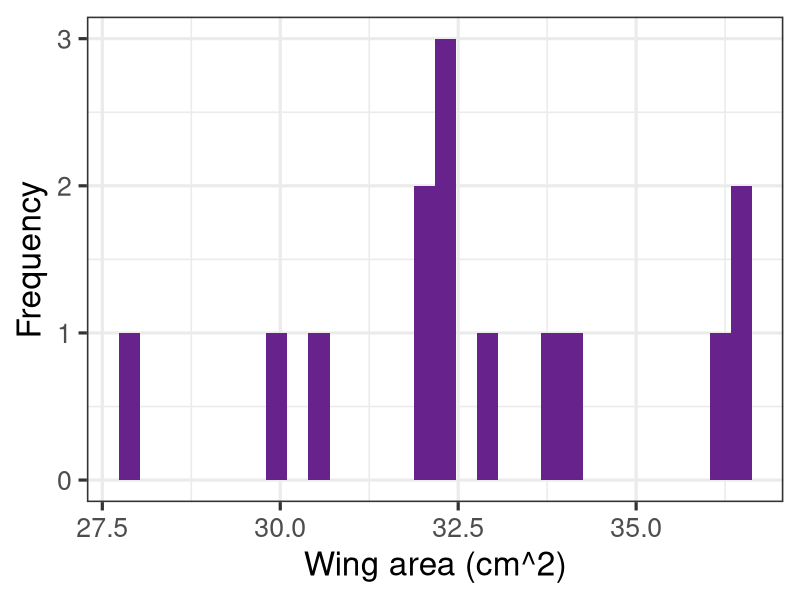
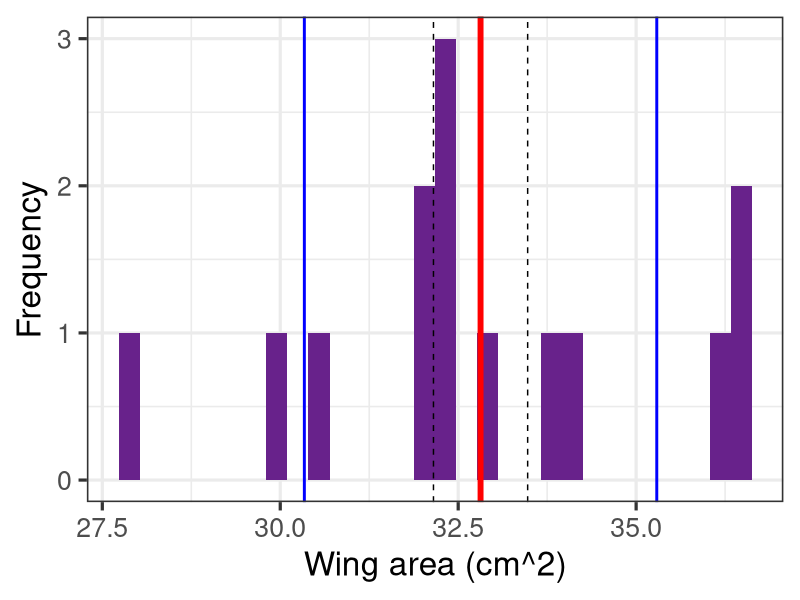
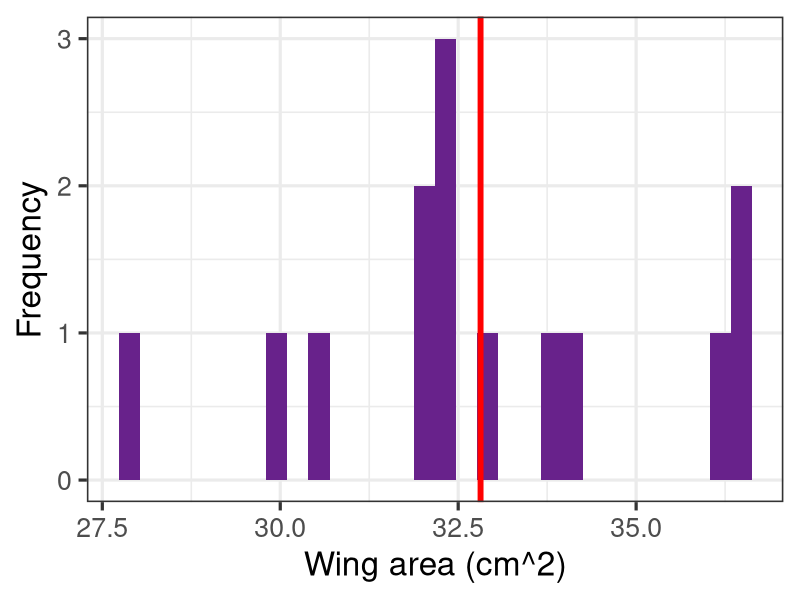
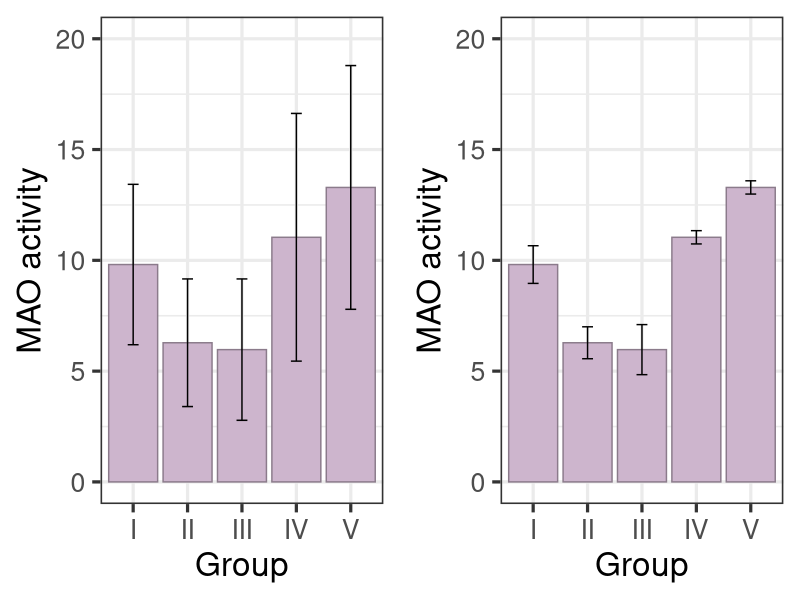
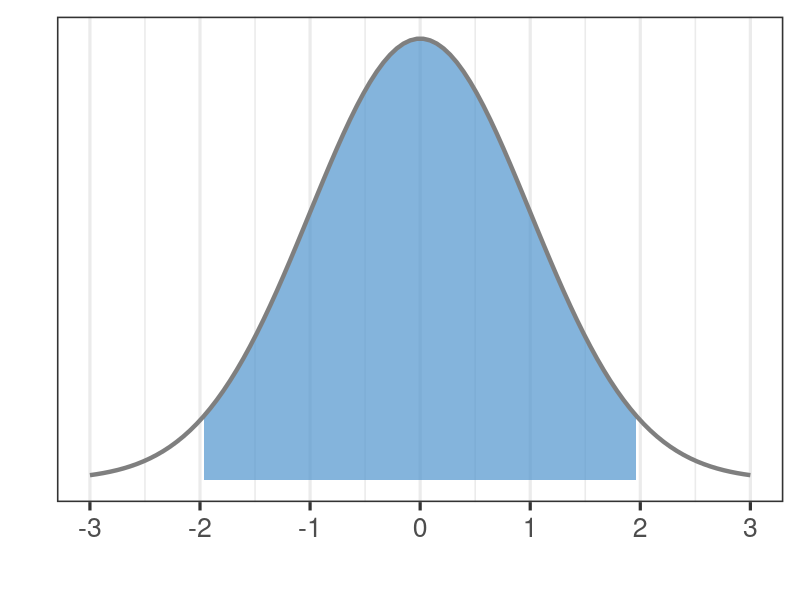
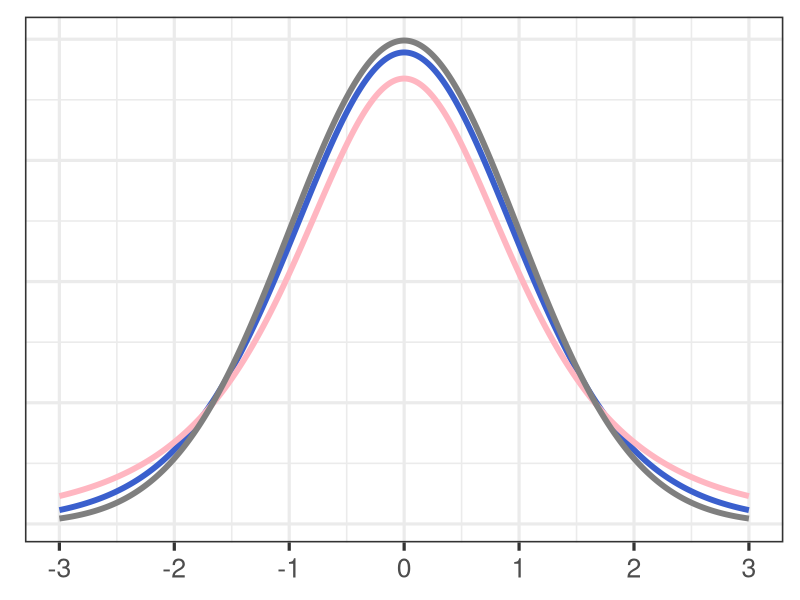
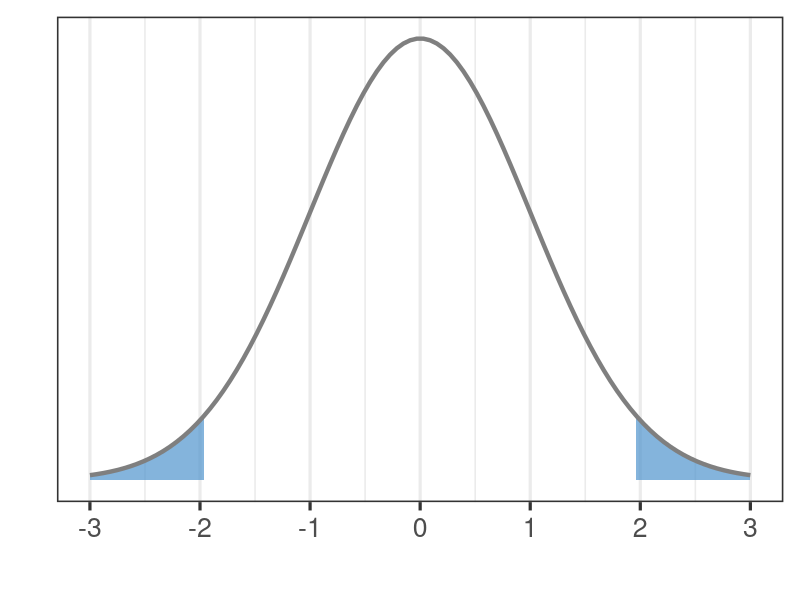
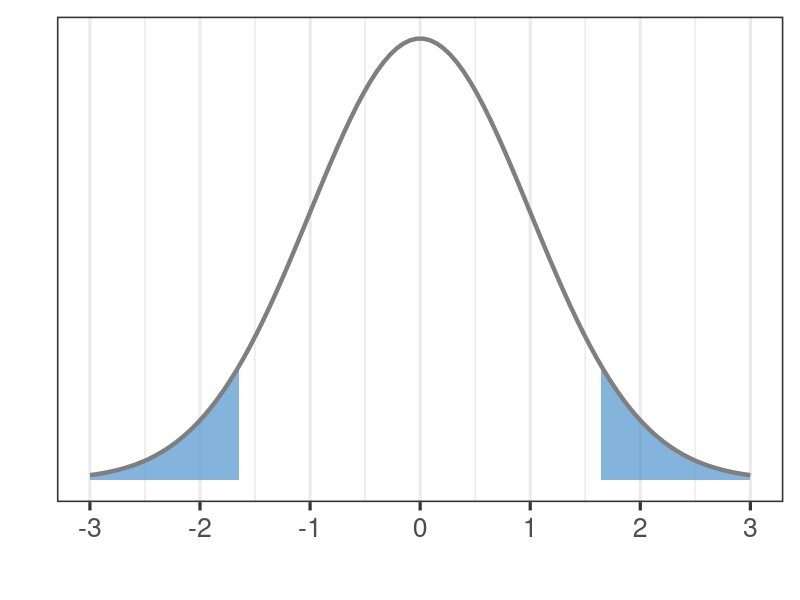

Write R code to recreate these figures, in order.
# lecture06 script
library(tidyverse)

# set working directory
setwd(dirname(rstudioapi::getActiveDocumentContext()$path))

# butterfly area example
butterfly <- c(33.9, 33, 30.6, 36.6, 36.5, 34, 36.1, 32, 28, 32, 32.2, 32.2, 32.3, 30)

# plot distribution
data.frame(butterfly) %>%
    ggplot2::ggplot(.) +
    ggplot2::aes(x = butterfly) +
    ggplot2::geom_histogram(fill = "darkorchid4") +
    ggplot2::theme_bw(24) +
    ggplot2::labs(x = "Wing area (cm^2)", y = "Frequency")
ggsave("butterfly_distribution.png", height = 5, width = 7)

# plot distribution with SE and SD
sample_mean <- mean(butterfly)
sample_s <- sd(butterfly)
se <- sd(butterfly)/sqrt(14)

data.frame(butterfly) %>%
    ggplot2::ggplot(.) +
    ggplot2::aes(x = butterfly) +
    ggplot2::geom_histogram(fill = "darkorchid4") +
    ggplot2::theme_bw(24) +
    ggplot2::labs(x = "Wing area (cm^2)", y = "Frequency") +
    ggplot2::geom_vline(xintercept = sample_mean, color = "red", size = 2) +
    ggplot2::geom_vline(xintercept = c(sample_mean + sample_s, sample_mean - sample_s), color = "blue", size = 1) +
    ggplot2::geom_vline(xintercept = c(sample_mean + se, sample_mean -se), color = "black", linetype = 2)
ggsave("butterfly_distribution2.png", height = 5, width = 7)

# just mean
data.frame(butterfly) %>%
    ggplot2::ggplot(.) +
    ggplot2::aes(x = butterfly) +
    ggplot2::geom_histogram(fill = "darkorchid4") +
    ggplot2::theme_bw(24) +
    ggplot2::labs(x = "Wing area (cm^2)", y = "Frequency") +
    ggplot2::geom_vline(xintercept = sample_mean, color = "red", size = 2)
ggsave("butterfly_distribution3.png", height = 5, width = 7)

# plot bar graph showing mean +/- SE and +/- SD
mao <- data.frame(group = c("I", "II", "III", "IV", "V"),
                  n = c(18, 16, 8, 348, 332),
                  mean = c(9.81, 6.28, 5.97, 11.04, 13.29),
                  SE = c(0.85, 0.72, 1.13, 0.30, 0.30),
                  SD = c(3.62, 2.88, 3.19, 5.59, 5.50))

# plot sd
p1 <- mao %>%
    ggplot2::ggplot(.) +
    ggplot2::aes(x = group, y = mean) +
    ggplot2::geom_bar(stat = "identity", fill = "thistle3", color = "thistle4") +
    ggplot2::theme_bw(24) +
    ggplot2::labs(x = "Group", y = "MAO activity") +
    ggplot2::geom_errorbar(aes(ymin = mean-SD, ymax = mean + SD), width = 0.2) +
    ggplot2::ylim(0,20)

# plot se
p2 <- mao %>%
    ggplot2::ggplot(.) +
    ggplot2::aes(x = group, y = mean) +
    ggplot2::geom_bar(stat = "identity", fill = "thistle3", color = "thistle4") +
    ggplot2::theme_bw(24) +
    ggplot2::labs(x = "Group", y = "MAO activity") +
    ggplot2::geom_errorbar(aes(ymin = mean-SE, ymax = mean + SE), width = 0.2) +
    ggplot2::ylim(0,20)

cowplot::plot_grid(p1, p2, nrow = 1)
ggsave("mao_sd_v_se.png", height = 5, width = 10)

# the confidence interval - mean +/- 2SE
data.frame(x = c(-3,3)) %>%
    ggplot2::ggplot(.) +
    ggplot2::aes(x) +
    ggplot2::stat_function(fun = dnorm,
                           n = 100,
                           geom = "area",
                           args = list(mean = 0, sd = 1),
                           xlim = c(-1.96, 1.96),
                           alpha = 0.7,
                           fill = "steelblue3", size = 1.5) +

    ggplot2::stat_function(fun = dnorm, 
                           n = 100, 
                           args = list(mean = 0, sd = 1),
                           color = "grey50", size = 1.5) + 
    ggplot2::labs(y = "", x = "") +
    ggplot2::scale_y_continuous(breaks = NULL) +
    ggplot2::scale_x_continuous(breaks = c(-3,-2,-1,0,1,2,3)) +
    ggplot2::theme_bw(24)
ggsave("95perc_dist.png", height = 4, width = 7)

# plotting student t distribution v. normal distribution
t.frame <- data.frame(rep = seq(-3,3,0.01),
                     df3 = dt(seq(-3,3,0.01),3),
                     df10 = dt(seq(-3,3,0.01),10),
                     std_normal = dnorm(seq(-3,3,0.01))) %>%
    tidyr::pivot_longer(cols = df3:std_normal, names_to = "variable", values_to = "values")

t.frame %>%
    ggplot2::ggplot(.) +
    ggplot2::aes(x = rep, y = values, color = variable) +
    ggplot2::geom_line(size = 2) +
    ggplot2::labs(y = "", x = "") +
    ggplot2::theme_bw(24) +
    ggplot2::theme(axis.title = element_blank(),
                   axis.text.y = element_blank(),
                   axis.ticks.y = element_blank(),
                   legend.position = "none") +    
    ggplot2::scale_color_manual(values = c("std_normal" = "grey50",
                                           "df3" = "lightpink",
                                           "df10" = "royalblue3"))+
    ggplot2::scale_x_continuous(breaks = c(-3,-2,-1,0,1,2,3))
ggsave("student_t_distribution.png", height = 4, width = 7)


# t 0.025
data.frame(x = c(-3,3)) %>%
    ggplot2::ggplot(.) +
    ggplot2::aes(x) +
    ggplot2::stat_function(fun = dnorm,
                           n = 100,
                           geom = "area",
                           args = list(mean = 0, sd = 1),
                           xlim = c(-3, -1.96),
                           alpha = 0.7,
                           fill = "steelblue3", size = 1.5) +
    ggplot2::stat_function(fun = dnorm,
                           n = 100,
                           geom = "area",
                           args = list(mean = 0, sd = 1),
                           xlim = c(1.96, 3),
                           alpha = 0.7,
                           fill = "steelblue3", size = 1.5) +
    ggplot2::stat_function(fun = dnorm, 
                           n = 100, 
                           args = list(mean = 0, sd = 1),
                           color = "grey50", size = 1.5) + 
    ggplot2::labs(y = "", x = "") +
    ggplot2::scale_y_continuous(breaks = NULL) +
    ggplot2::scale_x_continuous(breaks = c(-3,-2,-1,0,1,2,3)) +
    ggplot2::theme_bw(24)
ggsave("95perc_dist2.png", height = 4, width = 7)

# t 0.05
data.frame(x = c(-3,3)) %>%
    ggplot2::ggplot(.) +
    ggplot2::aes(x) +
    ggplot2::stat_function(fun = dnorm,
                           n = 100,
                           geom = "area",
                           args = list(mean = 0, sd = 1),
                           xlim = c(-3, -1.645),
                           alpha = 0.7,
                           fill = "steelblue3", size = 1.5) +
    ggplot2::stat_function(fun = dnorm,
                           n = 100,
                           geom = "area",
                           args = list(mean = 0, sd = 1),
                           xlim = c(1.645, 3),
                           alpha = 0.7,
                           fill = "steelblue3", size = 1.5) +
    ggplot2::stat_function(fun = dnorm, 
                           n = 100, 
                           args = list(mean = 0, sd = 1),
                           color = "grey50", size = 1.5) + 
    ggplot2::labs(y = "", x = "") +
    ggplot2::scale_y_continuous(breaks = NULL) +
    ggplot2::scale_x_continuous(breaks = c(-3,-2,-1,0,1,2,3)) +
    ggplot2::theme_bw(24)
ggsave("95perc_dist3.png", height = 4, width = 7)

# t 0.05 one sided
data.frame(x = c(-3,3)) %>%
    ggplot2::ggplot(.) +
    ggplot2::aes(x) +
    ggplot2::stat_function(fun = dnorm,
                           n = 100,
                           geom = "area",
                           args = list(mean = 0, sd = 1),
                           xlim = c(1.645, 3),
                           alpha = 0.7,
                           fill = "steelblue3", size = 1.5) +
    ggplot2::stat_function(fun = dnorm, 
                           n = 100, 
                           args = list(mean = 0, sd = 1),
                           color = "grey50", size = 1.5) + 
    ggplot2::labs(y = "", x = "") +
    ggplot2::scale_y_continuous(breaks = NULL) +
    ggplot2::scale_x_continuous(breaks = c(-3,-2,-1,0,1,2,3)) +
    ggplot2::theme_bw(24)
ggsave("95perc_dist4.png", height = 4, width = 7)

# butterflies CI
data.frame(butterfly) %>%
    ggplot2::ggplot(.) +
    ggplot2::aes(x = butterfly) +
    ggplot2::geom_histogram(fill = "darkorchid4") +
    ggplot2::theme_bw(24) +
    ggplot2::labs(x = "Wing area (cm^2)", y = "Frequency") +
    ggplot2::geom_vline(xintercept = sample_mean + 1.43, color = "red", size = 2)
ggsave("butterfly_distribution4.png", height = 5, width = 7)
